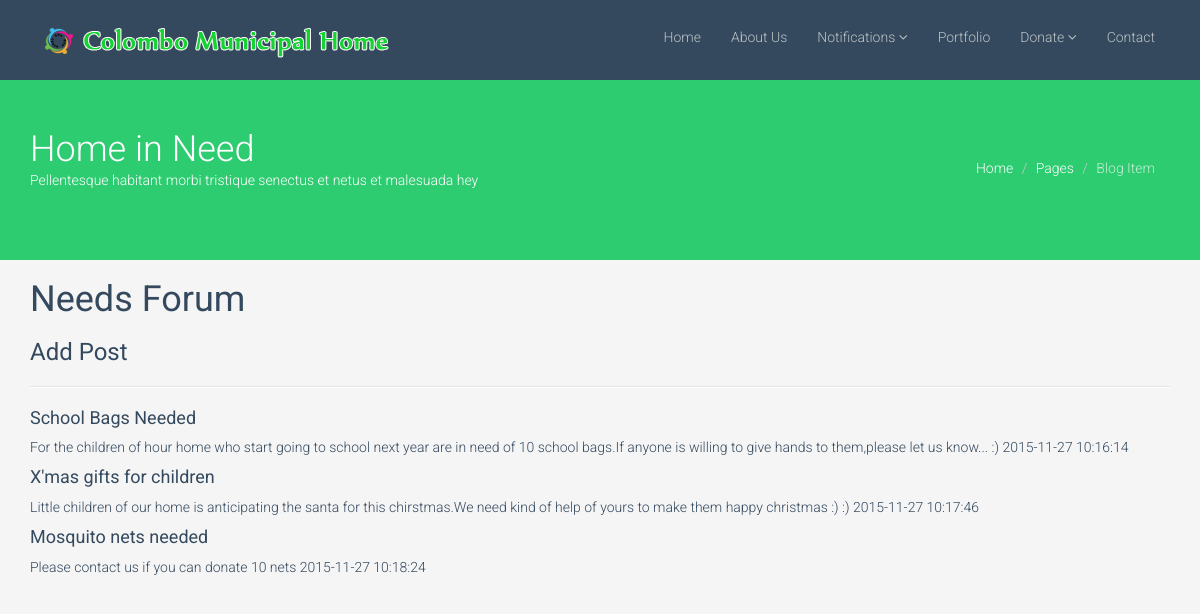
Page /8-codeigniter/index.php on the committed database.
### tables this page shows
CREATE TABLE IF NOT EXISTS `post` (
  `id` int(11) NOT NULL AUTO_INCREMENT,
  `title` varchar(255) NOT NULL,
  `content` text NOT NULL,
  `created` timestamp NOT NULL DEFAULT CURRENT_TIMESTAMP,
  PRIMARY KEY (`id`)
);

### 8-codeigniter/application/controllers/blog.php (called while the page is built, shortened)
<?php
class Blog extends Controller
{
	public function __construct()
	{
		$this->load->database();
		$this->load->helper('url');
		$this->load->model('Post_model', 'post');
	}
	public function index()
	{
		$data['posts'] = $this->post->getAll();
		$this->load->view('header');
		$this->load->view('index', $data);
		$this->load->view('footer');
	}
}

### 8-codeigniter/system/codeigniter/CodeIgniter.php (called while the page is built, shortened)
<?php  if ( ! defined('BASEPATH')) exit('No direct script access allowed');
$EXT =& load_class('Hooks');
$EXT->_call_hook('pre_system');
$URI =& load_class('URI');
$RTR =& load_class('Router');
$method = $RTR->fetch_method();
$EXT->_call_hook('pre_controller');
$CI = new $class();
if ($RTR->scaffolding_request === TRUE)
{
	if ($EXT->_call_hook('scaffolding_override') === FALSE)
	{
		$CI->_ci_scaffolding();
	}
}
else
{
	if (method_exists($CI, '_remap'))
	{
		$CI->_remap($method);
	}
	else
	{
		call_user_func_array(array(&$CI, $method), array_slice($URI->rsegments, 2));
	}
}

### 8-codeigniter/index.php (called while the page is built, shortened)
<?php
require_once BASEPATH.'codeigniter/CodeIgniter'.EXT;

### 8-codeigniter/system/codeigniter/Base5.php (called while the page is built)
<?php  if ( ! defined('BASEPATH')) exit('No direct script access allowed');
class CI_Base {
	private static $instance;
	public function CI_Base()
	{
		self::$instance =& $this;
	}
	public static function &get_instance()
	{
		return self::$instance;
	}
}
function &get_instance()
{
	return CI_Base::get_instance();
}

### 8-codeigniter/application/models/post_model.php (called while the page is built, shortened)
<?php
class Post_model extends Model
{
	public function getAll()
	{
		$query = $this->db->get('post');
		return $query->result();
	}
}

### 8-codeigniter/application/views/index.php (the view)
<?php foreach($posts as $post) : ?>
	<h4>
		<?php echo anchor("blog/read/{$post->id}", $post->title); ?>
	</h4>
	<p>
		<?php echo $post->content; ?>
		<?php echo $post->created; ?>
	</p>
<?php endforeach; ?>

### 8-codeigniter/application/views/header.php (shortened to what this page needs)
<!DOCTYPE html>
<html>
<head>
    <link href="<?php echo base_url()?>css/bootstrap.min.css" rel="stylesheet">
    <link href="<?php echo base_url()?>css/font-awesome.min.css" rel="stylesheet">
    <link href="<?php echo base_url()?>css/prettyPhoto.css" rel="stylesheet">
    <link href="<?php echo base_url()?>css/animate.css" rel="stylesheet">
    <link href="<?php echo base_url()?>css/main.css" rel="stylesheet">
</head>
<body>
<header class="navbar navbar-inverse navbar-fixed-top wet-asphalt" role="banner">
        <div class="container">
            <div class="navbar-header">
                <a class="navbar-brand" href="/Main/ci-bootstrap/index.php"><img src="<?php echo base_url()?>images/logo.png" alt="logo"></a>
            </div>
            <div class="collapse navbar-collapse">
                <ul class="nav navbar-nav navbar-right">
                    <li><a href="/main/ci_bootstrap/">Home</a></li>
                    <li><a href="/main/ci_bootstrap/index.php/welcome/about">About Us</a></li>
                    <li class="dropdown">
                                                                    <a href="#" class="dropdown-toggle" data-toggle="dropdown"> Notifications <i class="icon-angle-down"></i></a>
                                                                </li>
                    <li><a href="portfolio.html">Portfolio</a></li>
                    <li class="dropdown">
                                                <a href="#" class="dropdown-toggle" data-toggle="dropdown"> Donate <i class="icon-angle-down"></i></a>
                                            </li><li><a href="contact-us.html">Contact</a></li>
                </ul>
            </div>
        </div>
    </header>
    <section id="title" class="emerald">
        <div class="container">
            <div class="row">
                <div class="col-sm-6">
                    <h1>Home in Need </h1>
                    <p>Pellentesque habitant morbi tristique senectus et netus et malesuada hey</p>
                </div>
                <div class="col-sm-6">
                    <ul class="breadcrumb pull-right">
                        <li><a href="index.html">Home</a></li>
                        <li><a href="#">Pages</a></li>
                        <li class="active">Blog Item</li>
                    </ul>
                </div>
            </div>
        </div>
    </section>
<body>
	<div class="container">
		<h1>Needs Forum</h1>
		<h3><?php echo anchor('blog/create', 'Add Post'); ?></h3>
		<hr />

### 8-codeigniter/application/views/footer.php
	</div>
</body>
</html>

### 8-codeigniter/css/main.css (style rules this page uses)
body { padding-top: 80px; color: #34495e; background: #f5f5f5; font-family: 'Roboto', sans-serif; font-weight: 300; }
h1, h2, h3, h4, h5, h6 { font-family: 'Roboto', sans-serif; font-weight: 400; }
a { color: #34495e; -webkit-transition: 300ms; -moz-transition: 300ms; -o-transition: 300ms; transition: 300ms; }
hr { border-top: 1px solid #e5e5e5; border-bottom: 1px solid #fff; }
body > section { padding: 50px 0; }
.turquoise, .green-sea, .sun-flower, .orange, .emerald, .nephrits, .carrot, .pumkin, .peter-river, .belize-hole, .alizarin, .pomegranate, .amethyst, .wisteria, .clouds .silver, .wet-asphalt, .midnight-blue, .concrete, .asbestos { color: #fff; }
.turquoise h1, .green-sea h1, .sun-flower h1, .orange h1, .emerald h1, .nephrits h1, .carrot h1, .pumkin h1, .peter-river h1, .belize-hole h1, .alizarin h1, .pomegranate h1, .amethyst h1, .wisteria h1, .clouds .silver h1, .wet-asphalt h1, .midnight-blue h1, .concrete h1, .asbestos h1, .turquoise h2, .green-sea h2, .sun-flower h2, .orange h2, .emerald h2, .nephrits h2, .carrot h2, .pumkin h2, .peter-river h2, .belize-hole h2, .alizarin h2, .pomegranate h2, .amethyst h2, .wisteria h2, .clouds .silver h2, .wet-asphalt h2, .midnight-blue h2, .concrete h2, .asbestos h2, .turquoise h3, .green-sea h3, .sun-flower h3, .orange h3, .emerald h3, .nephrits h3, .carrot h3, .pumkin h3, .peter-river h3, .belize-hole h3, .alizarin h3, .pomegranate h3, .amethyst h3, .wisteria h3, .clouds .silver h3, .wet-asphalt h3, .midnight-blue h3, .concrete h3, .asbestos h3, .turquoise h4, .green-sea h4, .sun-flower h4, .orange h4, .emerald h4, .nephrits h4, .carrot h4, .pumkin h4, .peter-river h4, .belize-hole h4, .alizarin h4, .pomegranate h4, .amethyst h4, .wisteria h4, .clouds .silver h4, .wet-asphalt h4, .midnight-blue h4, .concrete h4, .asbestos h4, .turquoise h5, .green-sea h5, .sun-flower h5, .orange h5, .emerald h5, .nephrits h5, .carrot h5, .pumkin h5, .peter-river h5, .belize-hole h5, .alizarin h5, .pomegranate h5, .amethyst h5, .wisteria h5, .clouds .silver h5, .wet-asphalt h5, .midnight-blue h5, .concrete h5, .asbestos h5, .turquoise h6, .green-sea h6, .sun-flower h6, .orange h6, .emerald h6, .nephrits h6, .carrot h6, .pumkin h6, .peter-river h6, .belize-hole h6, .alizarin h6, .pomegranate h6, .amethyst h6, .wisteria h6, .clouds .silver h6, .wet-asphalt h6, .midnight-blue h6, .concrete h6, .asbestos h6 { color: #fff; }
.emerald { background-color: #2ecc71; }
.wet-asphalt { background-color: #34495e; }
.wet-asphalt a:not(.btn) { color: #bdc3c7; }
#title h1 { margin: 0; font-size: 36px; font-weight: 300; }
ul.breadcrumb { margin: 20px 0 0; background: transparent; }
ul.breadcrumb > li { text-shadow: none; }
ul.breadcrumb > li > a, ul.breadcrumb > li .divider { color: #fff; }
ul.breadcrumb > li.active { color: rgba(255, 255, 255, 0.7); }
.navbar-inverse { border: none; }
.navbar-inverse .navbar-brand { font-family: 'Bubbler One', sans-serif; font-size: 36px; line-height: 50px; color: #fff; }
.navbar-inverse .navbar-nav { margin-top: 20px; }
.navbar-inverse .navbar-nav > li > a { padding-top: 7px; padding-bottom: 7px; border-radius: 4px; color: #bdc3c7; }
.navbar-inverse .navbar-collapse, .navbar-inverse .navbar-form { border-top: 0; }
.row > div { margin-bottom: 10px; }

### rows in the picture
post: anchor("blog/read/{$post->id}", $post->title) "School Bags Needed", content "For the children of hour home who start going to school next year are in need of 10 school bags.If anyone is willing to give hands to them,please let us know... :)", created "2015-11-27 10:16:14"
post: anchor("blog/read/{$post->id}", $post->title) "X'mas gifts for children", content "Little children of our home is anticipating the santa for this chirstmas.We need kind of help of yours to make them happy christmas :) :)", created "2015-11-27 10:17:46"
post: anchor("blog/read/{$post->id}", $post->title) "Mosquito nets needed", content "Please contact us if you can donate 10 nets", created "2015-11-27 10:18:24"

### other values in the picture
anchor('blog/create', 'Add Post') "Add Post"
